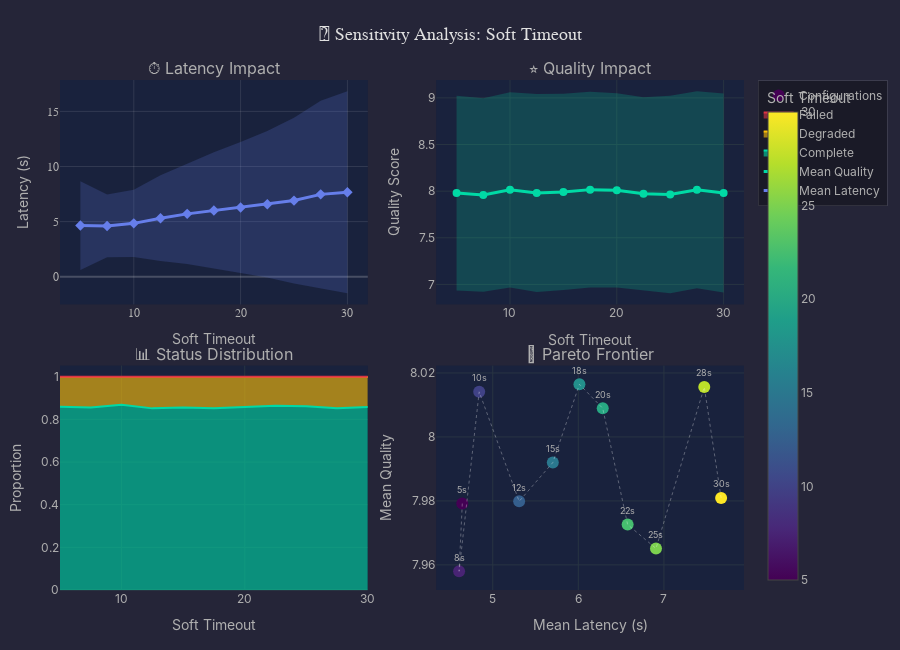

The notebook cell this image was saved under:
### Markdown cell above
---

## 2. 🔬 Interactive Sensitivity Analysis

Explore how different parameters affect system performance.

### Code cell
# Run sensitivity analysis for soft_timeout
print("🔬 Running sensitivity analysis for soft_timeout...")

soft_timeout_values = np.linspace(5, 30, 11).tolist()
sensitivity_df = data_manager.run_sensitivity_analysis(
    "soft_timeout", soft_timeout_values, n_sims=3000
)

# Create interactive sensitivity visualization
fig = SensitivityPanel.create_parameter_impact_chart(sensitivity_df, "soft_timeout")
fig.show()

### Figure 1 — Plotly figure (JSON) as saved in the notebook; plotly's stock layout.template omitted (floating-point values rounded to 4 significant figures)
{"data": [{"line": {"color": "#667eea", "width": 3}, "marker": {"size": 8, "symbol": "diamond"}, "mode": "lines+markers", "name": "Mean Latency", "type": "scatter", "x": [5.0, 7.5, 10.0, 12.5, 15.0, 17.5, 20.0, 22.5, 25.0, 27.5, 30.0], "xaxis": "x", "y": [4.644, 4.607, 4.841, 5.308, 5.702, 6.013, 6.285, 6.576, 6.907, 7.471, 7.668], "yaxis": "y"}, {"line": {"color": "#667eea", "width": 0}, "mode": "lines", "name": "Upper Bound", "showlegend": false, "type": "scatter", "x": [5.0, 7.5, 10.0, 12.5, 15.0, 17.5, 20.0, 22.5, 25.0, 27.5, 30.0], "xaxis": "x", "y": [8.673, 7.45, 7.888, 9.203, 10.26, 11.29, 12.22, 13.23, 14.42, 15.96, 16.83], "yaxis": "y"}, {"fill": "tonexty", "fillcolor": "rgba(102, 126, 234, 0.2)", "line": {"color": "#667eea", "width": 0}, "mode": "lines", "name": "Lower Bound", "showlegend": false, "type": "scatter", "x": [5.0, 7.5, 10.0, 12.5, 15.0, 17.5, 20.0, 22.5, 25.0, 27.5, 30.0], "xaxis": "x", "y": [0.6152, 1.763, 1.795, 1.413, 1.142, 0.7393, 0.3538, -0.07643, -0.6085, -1.019, -1.496], "yaxis": "y"}, {"line": {"color": "#00d9a5", "width": 3}, "marker": {"size": 8, "symbol": "circle"}, "mode": "lines+markers", "name": "Mean Quality", "type": "scatter", "x": [5.0, 7.5, 10.0, 12.5, 15.0, 17.5, 20.0, 22.5, 25.0, 27.5, 30.0], "xaxis": "x2", "y": [7.979, 7.958, 8.014, 7.98, 7.992, 8.016, 8.009, 7.973, 7.965, 8.016, 7.981], "yaxis": "y2"}, {"line": {"width": 0}, "mode": "lines", "showlegend": false, "type": "scatter", "x": [5.0, 7.5, 10.0, 12.5, 15.0, 17.5, 20.0, 22.5, 25.0, 27.5, 30.0], "xaxis": "x2", "y": [9.024, 8.996, 9.061, 9.041, 9.043, 9.065, 9.05, 9.007, 9.024, 9.072, 9.048], "yaxis": "y2"}, {"fill": "tonexty", "fillcolor": "rgba(0, 217, 165, 0.2)", "line": {"width": 0}, "mode": "lines", "showlegend": false, "type": "scatter", "x": [5.0, 7.5, 10.0, 12.5, 15.0, 17.5, 20.0, 22.5, 25.0, 27.5, 30.0], "xaxis": "x2", "y": [6.934, 6.92, 6.967, 6.919, 6.941, 6.968, 6.968, 6.938, 6.906, 6.959, 6.914], "yaxis": "y2"}, {"fillcolor": "rgba(0, 217, 165, 0.6)", "line": {"color": "#00d9a5"}, "mode": "lines", "name": "Complete", "stackgroup": "one", "type": "scatter", "x": [5.0, 7.5, 10.0, 12.5, 15.0, 17.5, 20.0, 22.5, 25.0, 27.5, 30.0], "xaxis": "x3", "y": [0.8593, 0.8567, 0.8693, 0.852, 0.8563, 0.8527, 0.8583, 0.864, 0.8623, 0.8527, 0.8587], "yaxis": "y3"}, {"fillcolor": "rgba(255, 193, 7, 0.6)", "line": {"color": "#ffc107"}, "mode": "lines", "name": "Degraded", "stackgroup": "one", "type": "scatter", "x": [5.0, 7.5, 10.0, 12.5, 15.0, 17.5, 20.0, 22.5, 25.0, 27.5, 30.0], "xaxis": "x3", "y": [0.1403, 0.1433, 0.1307, 0.148, 0.1437, 0.1473, 0.1417, 0.1357, 0.1377, 0.1473, 0.141], "yaxis": "y3"}, {"fillcolor": "rgba(220, 53, 69, 0.6)", "line": {"color": "#dc3545"}, "mode": "lines", "name": "Failed", "stackgroup": "one", "type": "scatter", "x": [5.0, 7.5, 10.0, 12.5, 15.0, 17.5, 20.0, 22.5, 25.0, 27.5, 30.0], "xaxis": "x3", "y": [0.0003333, 0.0, 0.0, 0.0, 0.0, 0.0, 0.0, 0.0003333, 0.0, 0.0, 0.0003333], "yaxis": "y3"}, {"marker": {"color": [5.0, 7.5, 10.0, 12.5, 15.0, 17.5, 20.0, 22.5, 25.0, 27.5, 30.0], "colorbar": {"title": {"text": "Soft Timeout"}}, "colorscale": [[0, "#440154"], [0.1111, "#482878"], [0.2222, "#3e4989"], [0.3333, "#31688e"], [0.4444, "#26828e"], [0.5556, "#1f9e89"], [0.6667, "#35b779"], [0.7778, "#6ece58"], [0.8889, "#b5de2b"], [1, "#fde725"]], "showscale": true, "size": 12}, "mode": "markers+text", "name": "Configurations", "text": ["5s", "8s", "10s", "12s", "15s", "18s", "20s", "22s", "25s", "28s", "30s"], "textfont": {"color": "#b0b0b0", "size": 9}, "textposition": "top center", "type": "scatter", "x": [4.644, 4.607, 4.841, 5.308, 5.702, 6.013, 6.285, 6.576, 6.907, 7.471, 7.668], "xaxis": "x4", "y": [7.979, 7.958, 8.014, 7.98, 7.992, 8.016, 8.009, 7.973, 7.965, 8.016, 7.981], "yaxis": "y4"}, {"line": {"color": "rgba(255,255,255,0.3)", "dash": "dot", "width": 1}, "mode": "lines", "showlegend": false, "type": "scatter", "x": [4.644, 4.607, 4.841, 5.308, 5.702, 6.013, 6.285, 6.576, 6.907, 7.471, 7.668], "xaxis": "x4", "y": [7.979, 7.958, 8.014, 7.98, 7.992, 8.016, 8.009, 7.973, 7.965, 8.016, 7.981], "yaxis": "y4"}], "layout": {"annotations": [{"font": {"size": 16}, "showarrow": false, "text": "⏱️ Latency Impact", "x": 0.225, "xanchor": "center", "xref": "paper", "y": 1, "yanchor": "bottom", "yref": "paper"}, {"font": {"size": 16}, "showarrow": false, "text": "⭐ Quality Impact", "x": 0.775, "xanchor": "center", "xref": "paper", "y": 1, "yanchor": "bottom", "yref": "paper"}, {"font": {"size": 16}, "showarrow": false, "text": "📊 Status Distribution", "x": 0.225, "xanchor": "center", "xref": "paper", "y": 0.44, "yanchor": "bottom", "yref": "paper"}, {"font": {"size": 16}, "showarrow": false, "text": "🎯 Pareto Frontier", "x": 0.775, "xanchor": "center", "xref": "paper", "y": 0.44, "yanchor": "bottom", "yref": "paper"}], "font": {"color": "#b0b0b0", "family": "Inter, -apple-system, sans-serif", "size": 12}, "height": 650, "hoverlabel": {"bgcolor": "rgba(26, 26, 46, 0.95)", "bordercolor": "#e94560", "font": {"family": "JetBrains Mono, Fira Code, Consolas, monospace", "size": 11}}, "legend": {"bgcolor": "rgba(0,0,0,0.3)", "bordercolor": "rgba(255,255,255,0.1)", "borderwidth": 1}, "margin": {"b": 60, "l": 60, "r": 40, "t": 80}, "paper_bgcolor": "rgba(26, 26, 46, 0.95)", "plot_bgcolor": "rgba(22, 33, 62, 0.8)", "showlegend": true, "title": {"font": {"color": "#e0e0e0", "family": "JetBrains Mono, Fira Code, monospace", "size": 18}, "text": "🔬 Sensitivity Analysis: Soft Timeout", "x": 0.5, "xanchor": "center"}, "xaxis": {"anchor": "y", "domain": [0, 0.45], "gridcolor": "rgba(255,255,255,0.1)", "tickfont": {"family": "JetBrains Mono, Fira Code, Consolas, monospace"}, "title": {"text": "Soft Timeout"}, "zerolinecolor": "rgba(255,255,255,0.2)"}, "xaxis2": {"anchor": "y2", "domain": [0.55, 1], "title": {"text": "Soft Timeout"}}, "xaxis3": {"anchor": "y3", "domain": [0, 0.45], "title": {"text": "Soft Timeout"}}, "xaxis4": {"anchor": "y4", "domain": [0.55, 1], "title": {"text": "Mean Latency (s)"}}, "yaxis": {"anchor": "x", "domain": [0.56, 1], "gridcolor": "rgba(255,255,255,0.1)", "tickfont": {"family": "JetBrains Mono, Fira Code, Consolas, monospace"}, "title": {"text": "Latency (s)"}, "zerolinecolor": "rgba(255,255,255,0.2)"}, "yaxis2": {"anchor": "x2", "domain": [0.56, 1], "title": {"text": "Quality Score"}}, "yaxis3": {"anchor": "x3", "domain": [0, 0.44], "title": {"text": "Proportion"}}, "yaxis4": {"anchor": "x4", "domain": [0, 0.44], "title": {"text": "Mean Quality"}}}}
